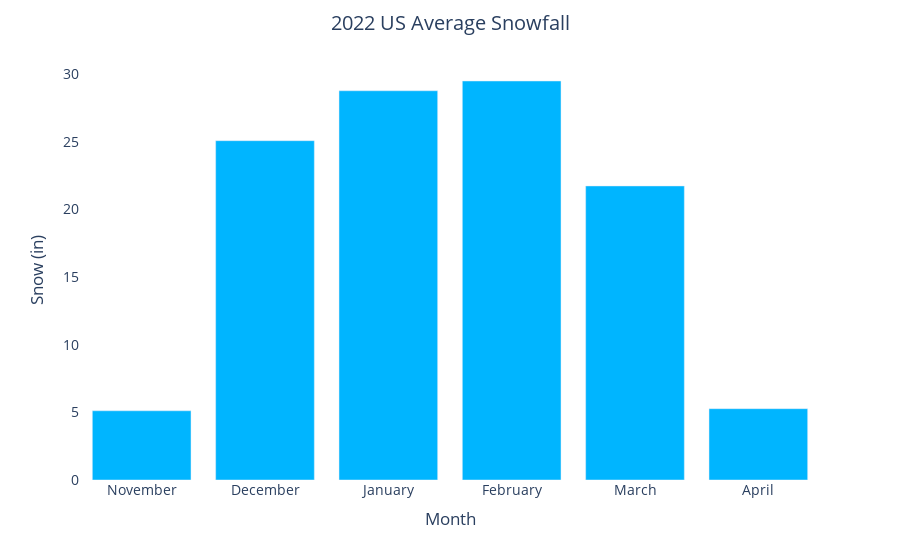

Notebook code for this chart:
### Code cell
#using plotly to plot the top featurescolor=
fig = px.bar(monthly_snowfall, x="month", y="mean_snowfall")
fig.update_layout(title_text='2022 US Average Snowfall',
                  title_x=0.5,
                  xaxis_title="Month",
                  yaxis_title="Snow (in)",
                 plot_bgcolor='white',
                 font=dict(size=14))
fig.update_traces(marker_color = "#00b5ff",textposition='outside')

fig.show()

### Figure 1 — Plotly figure (JSON) as saved in the notebook; plotly's stock layout.template omitted (floating-point values rounded to 4 significant figures)
{"data": [{"alignmentgroup": "True", "hovertemplate": "month=%{x}<br>mean_snowfall=%{y}<extra></extra>", "legendgroup": "", "marker": {"color": "#00b5ff"}, "name": "", "offsetgroup": "", "orientation": "v", "showlegend": false, "textposition": "outside", "type": "bar", "x": ["November", "December", "January", "February", "March", "April"], "xaxis": "x", "y": [5.119, 25.09, 28.78, 29.5, 21.74, 5.274], "yaxis": "y"}], "layout": {"barmode": "relative", "font": {"size": 14}, "legend": {"tracegroupgap": 0}, "margin": {"t": 60}, "plot_bgcolor": "white", "title": {"text": "2022 US Average Snowfall", "x": 0.5}, "xaxis": {"anchor": "y", "domain": [0, 1], "title": {"text": "Month"}}, "yaxis": {"anchor": "x", "domain": [0, 1], "title": {"text": "Snow (in)"}}}}
